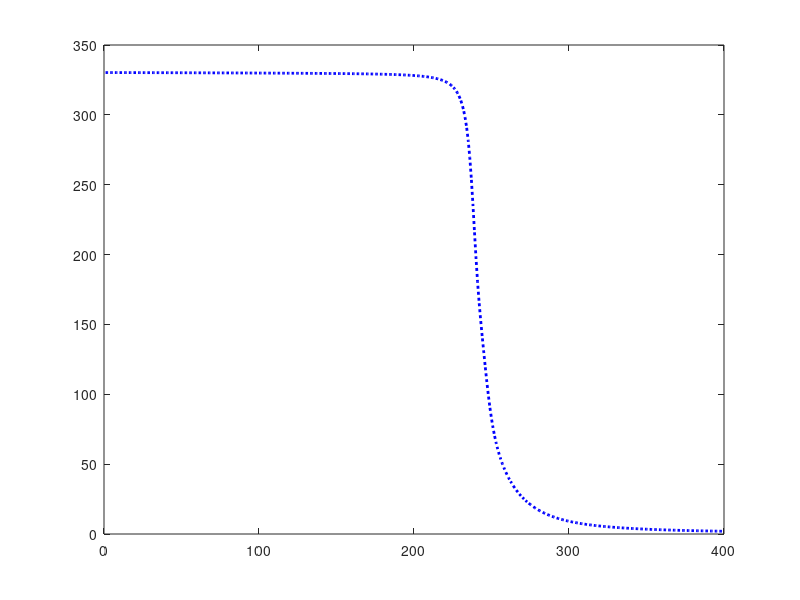
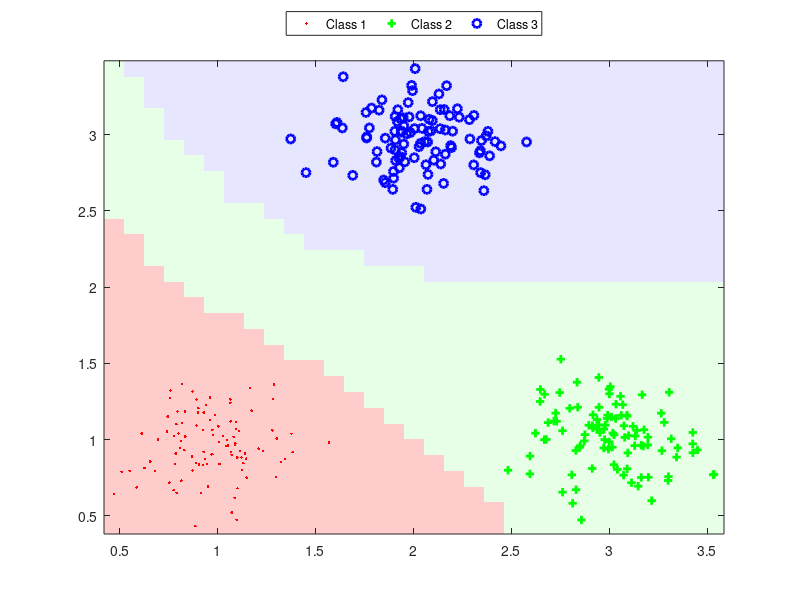

The MATLAB script that drew these images, in order:
% This function is the primary driver for homework 3 part 1
function l3a
close all;
clear all;
clc;
% centroid for the three classes
c1=[1 1];
c2=[3 1];
c3=[2 3];

sd=0.2;

% number of data points per class
N=100;

rand('seed', 1);

% generate data points for the three classes
x1=randn(N,2)*sd+ones(N,1)*c1;
x2=randn(N,2)*sd+ones(N,1)*c2;
x3=randn(N,2)*sd+ones(N,1)*c3;

% generate the labels for the three classes in the binary notation
y1= repmat([1 0 0],N,1);
y2= repmat([0 1 0],N,1);
y3= repmat([0 0 1],N,1);

% creating the test data points
a1min = min([x1(:,1);x2(:,1);x3(:,1)]);
a1max = max([x1(:,1);x2(:,1);x3(:,1)]);

a2min = min([x1(:,2);x2(:,2);x3(:,2)]);
a2max = max([x1(:,2);x2(:,2);x3(:,2)]);

[a1 a2] = meshgrid(a1min:0.1:a1max, a2min:0.1:a2max);

testX=[a1(:) a2(:)];

% Experimenting with MLP

% number of epochs for training
nEpochs = 400;

% learning rate
eta = 0.01;

% number of hidden layer units
H = 16;
layers=1;
% train the MLP using the generated sample dataset
[w,h1,h2,h3 v, trainerror] = mlptrain([x1;x2;x3],[y1;y2;y3], H, eta, nEpochs,layers);

% plot the train error againt the number of epochs
figure; plot(1:nEpochs, trainerror, 'b:', 'LineWidth', 2);

ydash = mlptest(testX, w, h1,h2,h3, v);

[val idx] = max(ydash, [], 2);

label = reshape(idx, size(a1));

figure;
imagesc([a1min a1max], [a2min a2max], label), hold on,
set(gca, 'ydir', 'normal'),

cmap = [1 0.8 0.8; 0.9 1 0.9; 0.9 0.9 1];
colormap(cmap);

% plot the training data
plot(x1(:,1),x1(:,2),'r.', 'LineWidth', 2),
plot(x2(:,1),x2(:,2),'g+', 'LineWidth', 2),
plot(x3(:,1),x3(:,2),'bo', 'LineWidth', 2),

legend('Class 1', 'Class 2', 'Class 3', 'Location', 'NorthOutside', ...
    'Orientation', 'horizontal');


function [w h1 h2 h3 v  trainerror] = mlptrain(X, Y, H, eta, nEpochs,layers)
N = size(X,1);
D = size(X,2); % excluding the bias term
K = size(Y,2);

w = -0.3+(0.6)*rand(H,(D+1));
h1 =  -0.3+(0.6)*rand(H,(H+1));
h2 =  -0.3+(0.6)*rand(H,(H+1));
h3 =  -0.3+(0.6)*rand(H,(H+1));
v = -0.3+(0.6)*rand(K,(H+1));

iporder = randperm(N);
hidden_weight=[];
hidden_input=[];



% mlp training through stochastic gradient descent
for epoch = 1:nEpochs
    for n = 1:N
        x=X(iporder(n),:);%adding the bias term to training point X=300x2  tp=1x2
        y=Y(iporder(n),:);
        %x=X(n,:);
        %y=Y(n,:);
        x=x';
        y=y';
        
        x1=1./(1.+exp(-w*[1;x]));
        x2=1./(1.+exp(-h1*[1;x1]));
        x3=1./(1.+exp(-h2*[1;x2]));
        x4=1./(1.+exp(-h3*[1;x3]));
        x5=exp(v*[1;x4])/sum(exp(v*[1;x4]));
        
        delta4=(x5-y);
        dE5=delta4*[1;x4]';
        
        delta3 = (v(:,2:end)'*delta4).*(x4.*(1-x4));
        dE4 = delta3*[1;x3]';
        
        delta2 = (h3(:,2:end)'*delta3).*(x3.*(1-x3));
        dE3 = delta2*[1;x2]';

        delta1 = (h2(:,2:end)'*delta2).*(x2.*(1-x2));
        dE2=delta1*[1;x1]';
        
        delta0=(h1(:,2:end)'*delta1).*(x1.*(1-x1));
        dE1=delta0*[1;x]';
        
        v=v-eta*dE5;
        h3=h3-eta*dE4;
        h2=h2-eta*dE3;
        h1=h1-eta*dE2;
        w=w-eta*dE1;
        % 
        
    disp('#################');
    disp(y);
    disp(x5);
    disp('#################');
    end
    ydash = mlptest(X, w,h1,h2,h3,v);
     trainerror(epoch) =-sum(sum(Y.*log(ydash)));
    
end
%disp(trainerror);
return;

function ydash = mlptest(X, w,h1,h2,h3,v)
N = size(X,1);
K = size(v,1);
ydash=zeros(N,K);
for i=1:N
    x=X(i,:);
    x1=1./(1.+exp(-w*[1 x]'));
    x2=1./(1.+exp(-h1*[1;x1]));
    x3=1./(1.+exp(-h2*[1;x2]));
    x4=1./(1.+exp(-h3*[1;x3]));
    x5=exp(v*[1; x4])/sum(exp(v*[1 ;x4]));
    ydash(i,:)=x5';
end

return;
